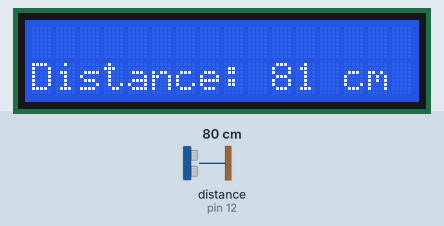
This sketch was run on a simulated Arduino Uno, built with avr-gcc and run on an emulated ATmega328P. Parts: 16×2 character LCD. The test bench sets the inputs (shaded band); at power-on: distance to the obstacle (sensor on pin 12) 80 cm. The echo pulse lasts 58.3 µs per cm; what the sketch prints to the serial monitor is not drawn.

Above: at 1.2 s.
1.3 s: distance to the obstacle (sensor on pin 12) set to 2 cm
At 2.3 s:
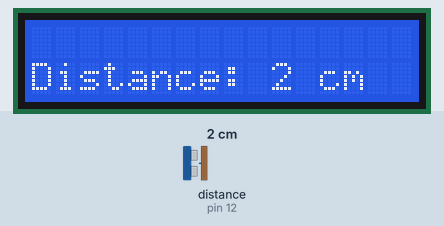
2.8 s: distance to the obstacle (sensor on pin 12) set to 35 cm
At 3.2 s:
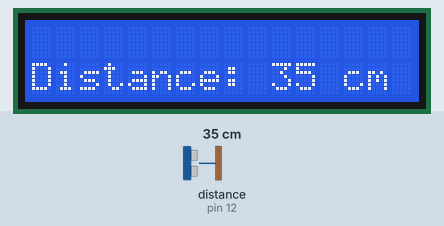
4.3 s: distance to the obstacle (sensor on pin 12) set to 4 cm
At 4.8 s:
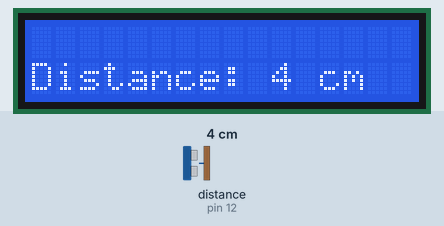
5.8 s: distance to the obstacle (sensor on pin 12) set to 18 cm
At 6.9 s:
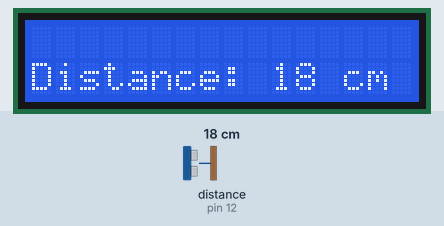
Timing chart, 0 to 8.3 s (numbered marks = the images above; inputs shaded):
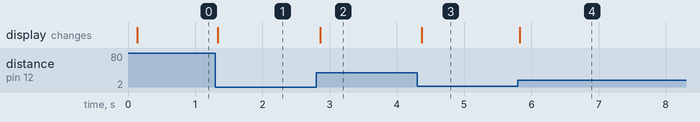

The sketch:

ultrasonic_display.ino
```cpp
#include <LiquidCrystal_I2C.h>
#include <NewPing.h>  // Include the NewPing library for the HC-SR04 sensor

#define TRIGGER_PIN 13
#define ECHO_PIN 12
#define MAX_DISTANCE 200 // Maximum distance we want to ping for (in centimeters). Maximum sensor distance is rated at 400-500cm.

NewPing sonar(TRIGGER_PIN, ECHO_PIN, MAX_DISTANCE); // NewPing setup of pins and maximum distance.

LiquidCrystal_I2C lcd(0x27, 16, 2);

void setup() {
  lcd.init();         // Initializes the LCD
  lcd.backlight();    // Turns on the backlight
  lcd.setCursor(0, 0);// Sets the cursor on the LCD
  lcd.clear();        // Clears the LCD display
  Serial.begin(9600);
}

void loop() {
  delay(50);  // Wait 50ms between pings (about 20 pings/sec). 29ms should be the shortest delay between pings.

  unsigned int cm = sonar.ping_cm(); // Send ping, get distance in centimeters

  Serial.print("Distance: ");
  Serial.print(cm); // Print the distance to the serial monitor
  Serial.println(" cm");

  lcd.setCursor(0, 1);  // Set cursor to second line
  lcd.print("Distance: ");  // Print label
  lcd.print(cm);  // Print distance in cm

  lcd.print(" cm     ");  // Print some spaces to clear any remaining characters
}
```

Measured:
- after the input at 1.3 s, the display: changes at once (image 1)
- after the input at 2.8 s, the display: changes after 0.06 s (image 2)
- after the input at 4.3 s, the display: changes after 0.07 s (image 3)
- after the input at 5.8 s, the display: changes at once (image 4)
